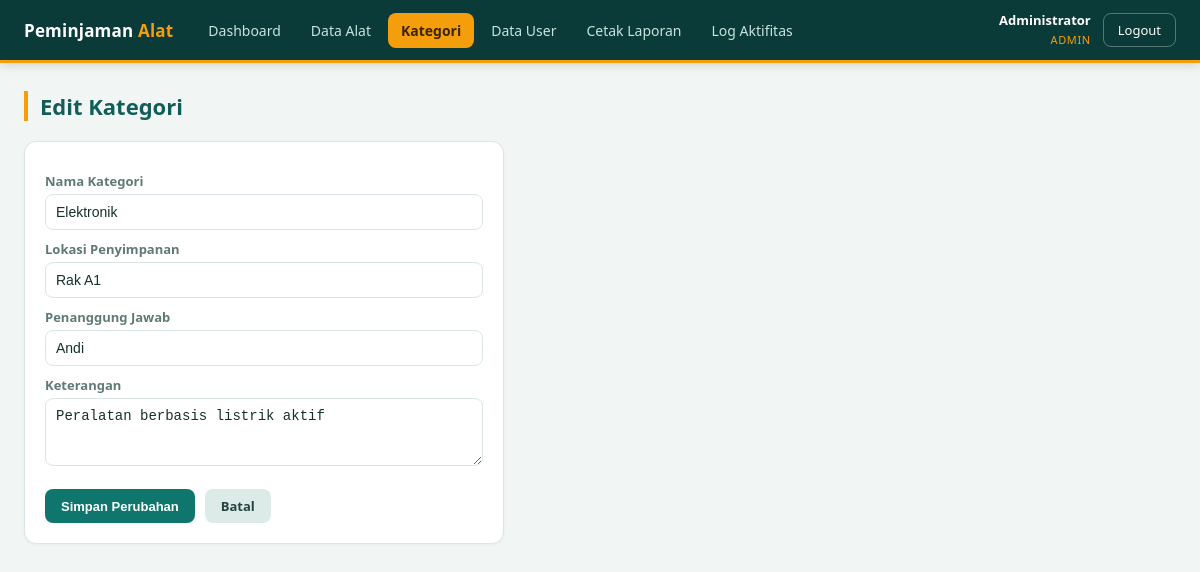
/kategori/edit.php?id=1 (signed in), run on the app's committed database.
### tables this page shows
CREATE TABLE `tb_kategori` (
  `id_kategori` int(11) NOT NULL AUTO_INCREMENT,
  `nama_kategori` varchar(50) NOT NULL,
  `lokasi_penyimpanan` varchar(50) NOT NULL,
  `penanggung_jawab` varchar(50) NOT NULL,
  `keterangan` text NOT NULL,
  PRIMARY KEY (`id_kategori`)
);

### config/fungsi.php (called while the page is built, shortened)
<?php
function e(?string $val): string
{
    return htmlspecialchars($val ?? '', ENT_QUOTES, 'UTF-8');
}

### kategori/edit.php (the view, shortened to what this page needs)
<?php
require_once __DIR__ . '/../config/koneksi.php';
require_once __DIR__ . '/../config/fungsi.php';
$id = (int)($_GET['id'] ?? $_POST['id_kategori'] ?? 0);
$stmt = $pdo->prepare('SELECT * FROM tb_kategori WHERE id_kategori = :id');
$stmt->execute([':id' => $id]);
$kat = $stmt->fetch();
require __DIR__ . '/../config/partial_header.php';
?>
<div class="card" style="max-width:480px">
  <form method="post">
    <label>Nama Kategori</label>
    <input type="text" name="nama_kategori" required value="<?= e($kat['nama_kategori']) ?>">
    <label>Lokasi Penyimpanan</label>
    <input type="text" name="lokasi_penyimpanan" required value="<?= e($kat['lokasi_penyimpanan']) ?>">
    <label>Penanggung Jawab</label>
    <input type="text" name="penanggung_jawab" required value="<?= e($kat['penanggung_jawab']) ?>">
    <label>Keterangan</label>
    <textarea name="keterangan" rows="3"><?= e($kat['keterangan']) ?></textarea>
    <div class="form-actions">
      <button type="submit" class="btn btn-primary">Simpan Perubahan</button>
      <a href="index.php" class="btn btn-muted">Batal</a>
    </div>
  </form>
</div>
<?php require __DIR__ . '/../config/partial_footer.php'; ?>

### assets/style.css (style rules this page uses)
:root { --primary:#0f766e; --primary-dark:#115e59; --primary-soft:#ccfbf1; --accent:#f59e0b; --danger:#dc2626; --success:#16a34a; --bg:#f1f6f5; --card:#ffffff; --border:#dbe6e4; --text:#16302d; --muted:#5f7a76; --nav-bg:#0b3b38; --nav-text:#c7e3df; --radius:12px; }
* { box-sizing:border-box }
body { margin:0;font-family:'Segoe UI',system-ui,Arial,sans-serif;background:var(--bg);color:var(--text) }
a { color:var(--primary);text-decoration:none }
.card { background:var(--card);border:1px solid var(--border);border-radius:var(--radius);padding:20px;margin-bottom:20px; box-shadow:0 1px 3px rgba(15,60,56,.05);overflow-x:auto }
.btn { display:inline-block;padding:8px 16px;border-radius:8px;border:none;cursor:pointer;font-size:13px;font-weight:600;transition:filter .15s,background .15s }
.btn-primary { background:var(--primary);color:#fff }
.btn-muted { background:#dcebe8;color:#25423e }
label { display:block;font-size:13px;margin:10px 0 4px;font-weight:600;color:var(--muted) }
input,select,textarea { width:100%;padding:9px 10px;border:1px solid var(--border);border-radius:8px;font-size:14px;background:#fff;color:var(--text) }
.form-actions { margin-top:18px;display:flex;gap:10px }

### data on the page
tb_kategori: nama_kategori "Elektronik", lokasi_penyimpanan "Rak A1", penanggung_jawab "Andi", keterangan "Peralatan berbasis listrik aktif"

### other printed values
$m['label'] "Dashboard"
$m['label'] "Data Alat"
$m['label'] "Kategori"
$m['label'] "Data User"
$m['label'] "Cetak Laporan"
$m['label'] "Log Aktifitas"
$_SESSION['nama_lengkap'] "Administrator"
$role "ADMIN"
$pageTitle "Edit Kategori"
